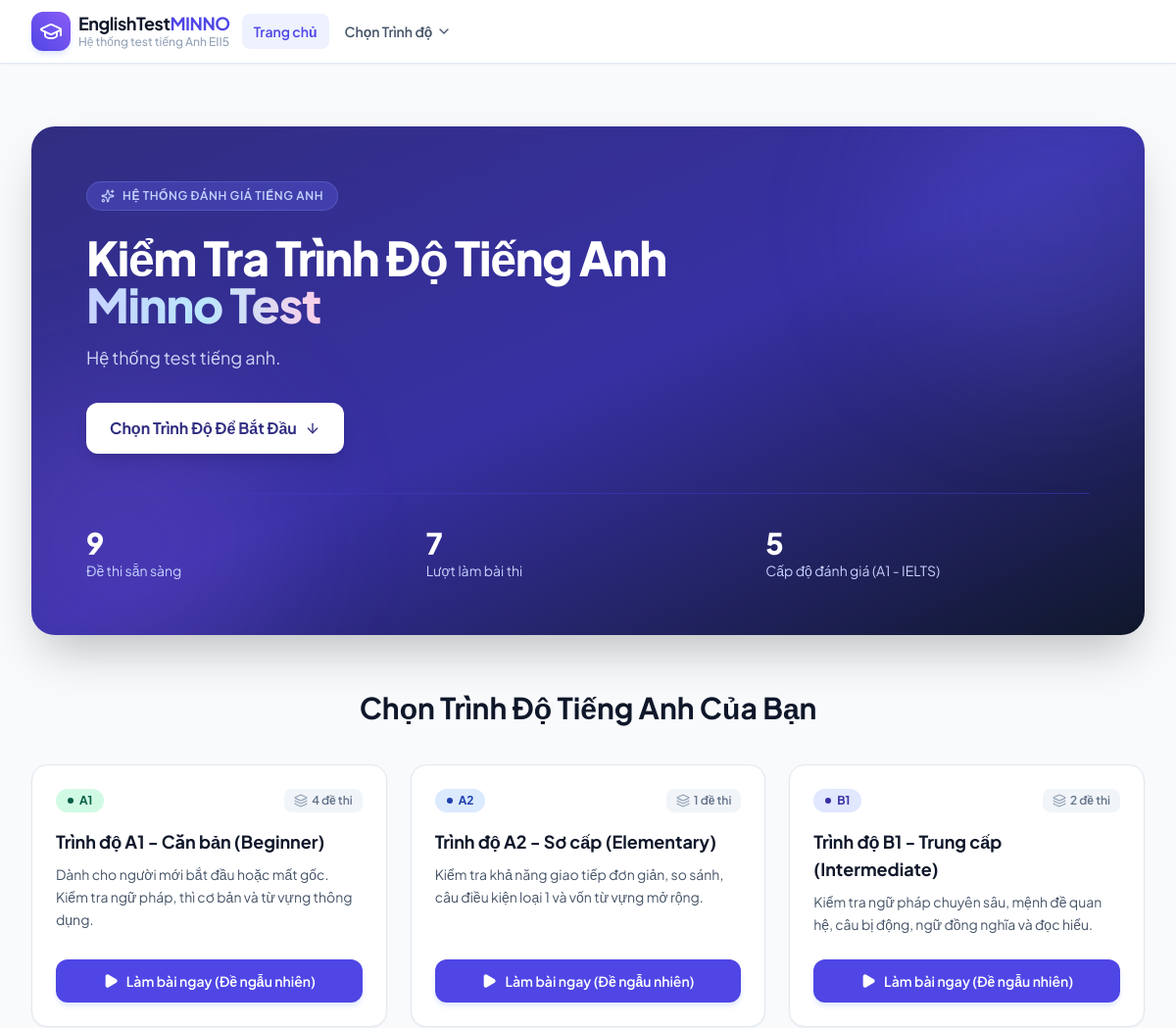
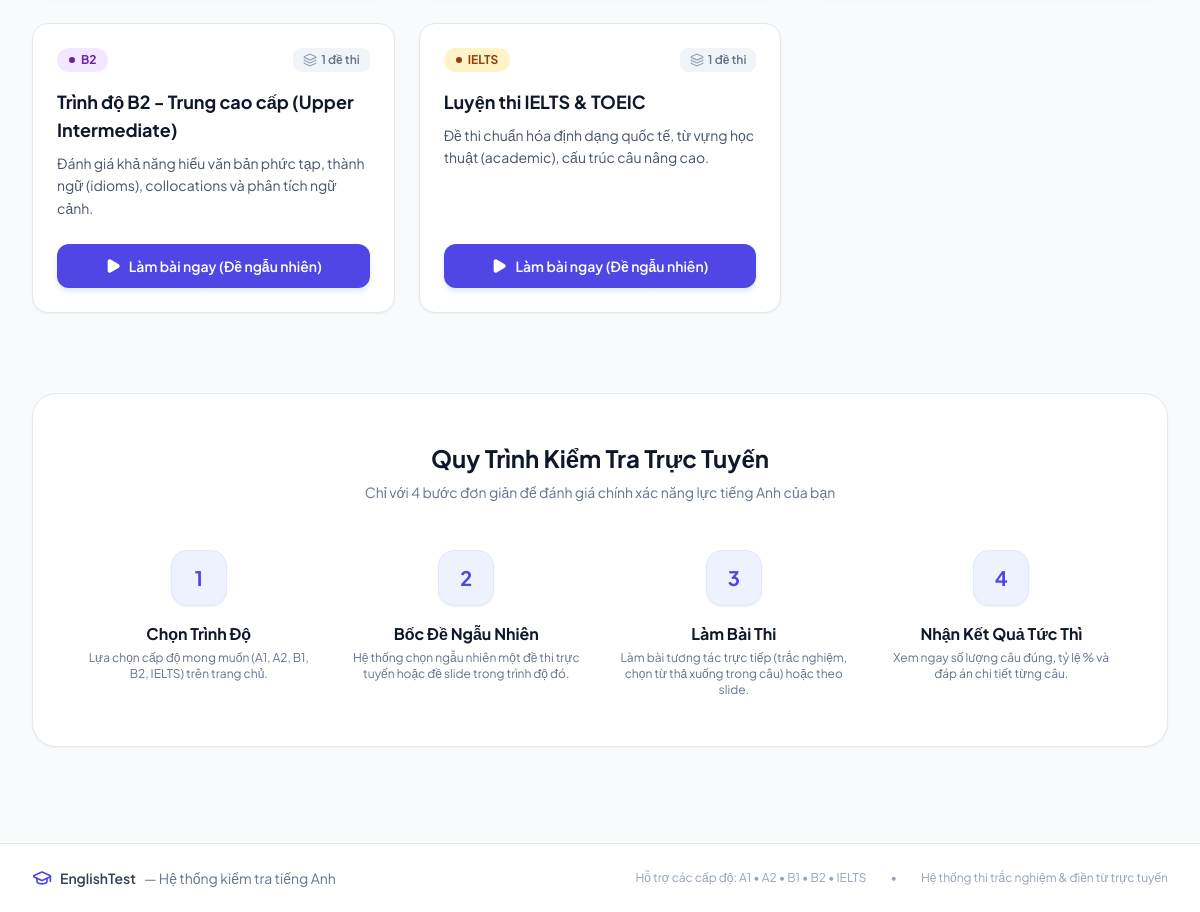
The page / on the database its author committed (2 pictures, top to bottom).
### models.py (models this page shows, shortened)
class Level(db.Model):
    __tablename__ = 'levels'
    id = db.Column(db.Integer, primary_key=True)
    code = db.Column(db.String(20), unique=True, nullable=False)  # 'A1', 'A2', 'B1', 'B2', 'C1', 'IELTS'
    name = db.Column(db.String(100), nullable=False)              # 'Trình độ A1 - Căn bản'
    description = db.Column(db.Text, nullable=True)
    badge_color = db.Column(db.String(30), default='blue')        # 'blue', 'green', 'amber', 'purple', 'rose'
    icon_name = db.Column(db.String(50), default='book-open')
    order_num = db.Column(db.Integer, default=1)
    is_active = db.Column(db.Boolean, default=True)
    created_at = db.Column(db.DateTime, default=datetime.utcnow)
    tests = db.relationship('Test', backref='level', lazy=True, cascade='all, delete-orphan')
    @property
    def active_tests_count(self):
        return len([t for t in self.tests if t.is_active])

class Test(db.Model):
    __tablename__ = 'tests'
    id = db.Column(db.Integer, primary_key=True)
    level_id = db.Column(db.Integer, db.ForeignKey('levels.id', ondelete='CASCADE'), nullable=False)
    title = db.Column(db.String(200), nullable=False)
    description = db.Column(db.Text, nullable=True)
    test_format = db.Column(db.String(30), default='ppt')
    ppt_filename = db.Column(db.String(255), nullable=True)      # Original filename
    ppt_filepath = db.Column(db.String(500), nullable=True)      # Relative or abs path to ppt file
    slides_folder = db.Column(db.String(500), nullable=True)     # Relative folder under static/ containing slide images
    audio_filename = db.Column(db.String(255), nullable=True)    # Original audio filename (.mp3, .wav)
    audio_filepath = db.Column(db.String(500), nullable=True)    # Relative path under static/ to audio file
    total_slides = db.Column(db.Integer, default=0)
    time_limit_minutes = db.Column(db.Integer, default=15)       # 0 = unlimited
    total_questions = db.Column(db.Integer, default=10)
    pass_percentage = db.Column(db.Integer, default=50)
    is_active = db.Column(db.Boolean, default=True)
    created_at = db.Column(db.DateTime, default=datetime.utcnow)
    questions = db.relationship('Question', backref='test', lazy=True, cascade='all, delete-orphan', order_by='Question.question_number')
    submissions = db.relationship('Submission', backref='test', lazy=True, cascade='all, delete-orphan')

### app.py (the view)
@app.route('/')
def home():
    levels = Level.query.filter_by(is_active=True).order_by(Level.order_num).all()
    total_tests = Test.query.filter_by(is_active=True).count()
    total_submissions = Submission.query.count()
    return render_template(
        'home.html',
        levels=levels,
        total_tests=total_tests,
        total_submissions=total_submissions
    )

### app.py (called while the page is built)
@app.context_processor
def inject_globals():
    levels = Level.query.filter_by(is_active=True).order_by(Level.order_num).all()
    current_user = None
    if session.get('user_id'):
        current_user = User.query.get(session.get('user_id'))
    return {
        'all_levels': levels,
        'current_user': current_user,
        'is_admin': session.get('role') == 'admin',
        'is_teacher': session.get('role') == 'teacher',
        'is_staff': session.get('role') in ('admin', 'teacher'),
        'candidate_name': session.get('student_name'),
        'candidate_phone': session.get('student_phone'),
        'candidate_email': session.get('student_email')
    }

### templates/home.html (shortened to what this page needs)
{% extends 'base.html' %}
{% block content %}
<div class="max-w-7xl mx-auto px-4 sm:px-6 lg:px-8 py-8 md:py-12">
    <div class="relative overflow-hidden bg-gradient-to-br from-indigo-900 via-indigo-800 to-slate-900 rounded-3xl text-white p-8 md:p-14 shadow-2xl mb-14">
        <div class="absolute -right-16 -top-16 w-80 h-80 bg-indigo-500/20 rounded-full blur-3xl pointer-events-none"></div>
        <div class="absolute -left-16 -bottom-16 w-80 h-80 bg-violet-500/20 rounded-full blur-3xl pointer-events-none"></div>
        <div class="relative z-10 max-w-3xl">
            <div class="inline-flex items-center space-x-2 px-3.5 py-1.5 rounded-full bg-indigo-500/30 border border-indigo-400/30 text-indigo-200 text-xs font-semibold mb-6 uppercase tracking-wider backdrop-blur-sm">
                <i data-lucide="sparkles" class="w-3.5 h-3.5"></i>
                <span>Hệ Thống Đánh Giá Tiếng Anh</span>
            </div>
            <h1 class="text-3xl md:text-5xl font-extrabold tracking-tight leading-tight mb-4 text-white">
                Kiểm Tra Trình Độ Tiếng Anh <br>
                <span class="text-transparent bg-clip-text bg-gradient-to-r from-indigo-200 via-sky-200 to-pink-200">
                </span>
            </h1>
            <p class="text-indigo-100/90 text-base md:text-lg mb-8 leading-relaxed">
                Hệ thống test tiếng anh.
            </p>
            <div class="flex flex-wrap items-center gap-4">
                <a href="#levels-section" class="px-6 py-3.5 bg-white text-indigo-900 font-bold rounded-xl shadow-lg hover:bg-indigo-50 hover:shadow-indigo-500/20 transition-all flex items-center space-x-2 text-sm md:text-base">
                    <span>Chọn Trình Độ Để Bắt Đầu</span>
                    <i data-lucide="arrow-down" class="w-4 h-4"></i>
                </a>
            </div>
        </div>
        <div class="relative z-10 grid grid-cols-2 sm:grid-cols-3 gap-4 mt-10 pt-8 border-t border-indigo-700/50">
            <div>
                <p class="text-2xl md:text-3xl font-extrabold text-white">{{ total_tests }}</p>
                <p class="text-xs md:text-sm text-indigo-200">Đề thi sẵn sàng</p>
            </div>
            <div>
                <p class="text-2xl md:text-3xl font-extrabold text-white">{{ total_submissions }}</p>
                <p class="text-xs md:text-sm text-indigo-200">Lượt làm bài thi</p>
            </div>
            <div class="col-span-2 sm:col-span-1">
                <p class="text-2xl md:text-3xl font-extrabold text-white">{{ all_levels|length }}</p>
                <p class="text-xs md:text-sm text-indigo-200">Cấp độ đánh giá (A1 - IELTS)</p>
            </div>
        </div>
    </div>
    <div id="levels-section" class="scroll-mt-20">
        <div class="text-center max-w-2xl mx-auto mb-10">
            <h2 class="text-2xl md:text-3xl font-bold text-slate-900 mb-3">
                Chọn Trình Độ Tiếng Anh Của Bạn
            </h2>
        </div>
        <div class="grid grid-cols-1 md:grid-cols-2 lg:grid-cols-3 gap-6">
            {% for lvl in levels %}
            <div class="bg-white rounded-2xl border border-slate-200 p-6 shadow-sm hover:shadow-xl hover:border-indigo-300 transition-all duration-200 flex flex-col justify-between group">
                <div>
                    <div class="flex items-center justify-between mb-4">
                        <span class="inline-flex items-center space-x-1.5 px-3 py-1 rounded-full text-xs font-bold
                            {% if lvl.badge_color == 'emerald' %}bg-emerald-100 text-emerald-800
                            {% elif lvl.badge_color == 'blue' %}bg-blue-100 text-blue-800
                            {% elif lvl.badge_color == 'indigo' %}bg-indigo-100 text-indigo-800
                            {% elif lvl.badge_color == 'purple' %}bg-purple-100 text-purple-800
                            {% elif lvl.badge_color == 'amber' %}bg-amber-100 text-amber-800
                            {% else %}bg-slate-100 text-slate-800{% endif %}">
                            <span class="w-1.5 h-1.5 rounded-full bg-current"></span>
                            <span>{{ lvl.code }}</span>
                        </span>
                        <span class="text-xs font-semibold text-slate-500 bg-slate-100 px-2.5 py-1 rounded-lg flex items-center space-x-1">
                            <i data-lucide="layers" class="w-3.5 h-3.5 text-slate-400"></i>
                            <span>{{ lvl.active_tests_count }} đề thi</span>
                        </span>
                    </div>
                    <h3 class="text-lg font-bold text-slate-900 group-hover:text-indigo-600 transition mb-2">
                        {{ lvl.name }}
                    </h3>
                    <p class="text-sm text-slate-600 mb-6 leading-relaxed">
                        {{ lvl.description or 'Bài kiểm tra năng lực phù hợp với trình độ người học.' }}
                    </p>
                </div>
                <div>
                    {% if lvl.active_tests_count > 0 %}
                    <button type="button" data-url="{{ url_for('random_test_by_level', level_id=lvl.id) }}" onclick="promptCandidateBeforeTest(this.dataset.url)" class="w-full py-3 px-4 bg-indigo-600 hover:bg-indigo-700 text-white font-semibold rounded-xl text-sm flex items-center justify-center space-x-2 shadow-md shadow-indigo-100 hover:shadow-indigo-200 transition-all cursor-pointer">
                        <i data-lucide="play" class="w-4 h-4 fill-white"></i>
                        <span>Làm bài ngay (Đề ngẫu nhiên)</span>
                    </button>
                    {% else %}
                    <button disabled class="w-full py-3 px-4 bg-slate-100 text-slate-400 font-medium rounded-xl text-sm flex items-center justify-center space-x-2 cursor-not-allowed">
                        <i data-lucide="clock" class="w-4 h-4"></i>
                        <span>Đang cập nhật đề thi</span>
                    </button>
                    {% endif %}
                </div>
            </div>
            {% endfor %}
        </div>
    </div>
    <div class="mt-20 bg-white rounded-3xl border border-slate-200 p-8 md:p-12 shadow-sm">
        <div class="text-center max-w-xl mx-auto mb-12">
            <h3 class="text-2xl font-bold text-slate-900 mb-2">Quy Trình Kiểm Tra Trực Tuyến</h3>
            <p class="text-slate-500 text-sm">Chỉ với 4 bước đơn giản để đánh giá chính xác năng lực tiếng Anh của bạn</p>
        </div>
        <div class="grid grid-cols-1 md:grid-cols-4 gap-8">
            <div class="flex flex-col items-center text-center">
                <div class="w-14 h-14 rounded-2xl bg-indigo-50 text-indigo-600 flex items-center justify-center font-bold text-xl mb-4 border border-indigo-100 shadow-sm">
                    1
                </div>
                <h4 class="font-bold text-slate-900 mb-1">Chọn Trình Độ</h4>
                <p class="text-xs text-slate-500">Lựa chọn cấp độ mong muốn (A1, A2, B1, B2, IELTS) trên trang chủ.</p>
            </div>
            <div class="flex flex-col items-center text-center">
                <div class="w-14 h-14 rounded-2xl bg-indigo-50 text-indigo-600 flex items-center justify-center font-bold text-xl mb-4 border border-indigo-100 shadow-sm">
                    2
                </div>
                <h4 class="font-bold text-slate-900 mb-1">Bốc Đề Ngẫu Nhiên</h4>
                <p class="text-xs text-slate-500">Hệ thống chọn ngẫu nhiên một đề thi trực tuyến hoặc đề slide trong trình độ đó.</p>
            </div>
            <div class="flex flex-col items-center text-center">
                <div class="w-14 h-14 rounded-2xl bg-indigo-50 text-indigo-600 flex items-center justify-center font-bold text-xl mb-4 border border-indigo-100 shadow-sm">
                    3
                </div>
                <h4 class="font-bold text-slate-900 mb-1">Làm Bài Thi</h4>
                <p class="text-xs text-slate-500">Làm bài tương tác trực tiếp (trắc nghiệm, chọn từ thả xuống trong câu) hoặc theo slide.</p>
            </div>
            <div class="flex flex-col items-center text-center">
                <div class="w-14 h-14 rounded-2xl bg-indigo-50 text-indigo-600 flex items-center justify-center font-bold text-xl mb-4 border border-indigo-100 shadow-sm">
                    4
                </div>
                <h4 class="font-bold text-slate-900 mb-1">Nhận Kết Quả Tức Thì</h4>
                <p class="text-xs text-slate-500">Xem ngay số lượng câu đúng, tỷ lệ % và đáp án chi tiết từng câu.</p>
            </div>
        </div>
    </div>
</div>
{% endblock %}

### rows shown on the page
Level: code "A1", active_tests_count "4", name "Trình độ A1 - Căn bản (Beginner)", description "Dành cho người mới bắt đầu hoặc mất gốc. Kiểm tra ngữ pháp, thì cơ bản và từ vựng thông dụng."
Level: code "A2", active_tests_count "1", name "Trình độ A2 - Sơ cấp (Elementary)", description "Kiểm tra khả năng giao tiếp đơn giản, so sánh, câu điều kiện loại 1 và vốn từ vựng mở rộng."
Level: code "B1", active_tests_count "2", name "Trình độ B1 - Trung cấp (Intermediate)", description "Kiểm tra ngữ pháp chuyên sâu, mệnh đề quan hệ, câu bị động, ngữ đồng nghĩa và đọc hiểu."
Level: code "B2", active_tests_count "1", name "Trình độ B2 - Trung cao cấp (Upper Intermediate)", description "Đánh giá khả năng hiểu văn bản phức tạp, thành ngữ (idioms), collocations và phân tích ngữ cảnh."
Level: code "IELTS", active_tests_count "1", name "Luyện thi IELTS & TOEIC", description "Đề thi chuẩn hóa định dạng quốc tế, từ vựng học thuật (academic), cấu trúc câu nâng cao."

### other values the page prints
{{ total_tests }} "9"
{{ total_submissions }} "7"
{{ all_levels|length }} "5"
